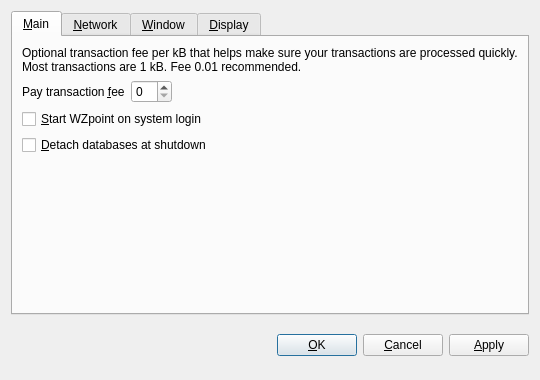
<?xml version="1.0" encoding="UTF-8"?>
<ui version="4.0">
 <class>OptionsDialog</class>
 <widget class="QDialog" name="OptionsDialog">
  <property name="geometry">
   <rect>
    <x>0</x>
    <y>0</y>
    <width>540</width>
    <height>380</height>
   </rect>
  </property>
  <property name="windowTitle">
   <string>Options</string>
  </property>
  <property name="modal">
   <bool>true</bool>
  </property>
  <layout class="QVBoxLayout" name="verticalLayout">
   <item>
    <widget class="QTabWidget" name="tabWidget">
     <property name="tabPosition">
      <enum>QTabWidget::North</enum>
     </property>
     <property name="currentIndex">
      <number>0</number>
     </property>
     <widget class="QWidget" name="tabMain">
      <attribute name="title">
       <string>&amp;Main</string>
      </attribute>
      <layout class="QVBoxLayout" name="verticalLayout_Main">
       <item>
        <widget class="QLabel" name="transactionFeeInfoLabel">
         <property name="text">
          <string>Optional transaction fee per kB that helps make sure your transactions are processed quickly. Most transactions are 1 kB. Fee 0.01 recommended.</string>
         </property>
         <property name="textFormat">
          <enum>Qt::PlainText</enum>
         </property>
         <property name="wordWrap">
          <bool>true</bool>
         </property>
        </widget>
       </item>
       <item>
        <layout class="QHBoxLayout" name="horizontalLayout_Main">
         <item>
          <widget class="QLabel" name="transactionFeeLabel">
           <property name="text">
            <string>Pay transaction &amp;fee</string>
           </property>
           <property name="textFormat">
            <enum>Qt::PlainText</enum>
           </property>
           <property name="buddy">
            <cstring>transactionFee</cstring>
           </property>
          </widget>
         </item>
         <item>
          <widget class="BitcoinAmountField" name="transactionFee"/>
         </item>
         <item>
          <spacer name="horizontalSpacer_Main">
           <property name="orientation">
            <enum>Qt::Horizontal</enum>
           </property>
           <property name="sizeHint" stdset="0">
            <size>
             <width>40</width>
             <height>20</height>
            </size>
           </property>
          </spacer>
         </item>
        </layout>
       </item>
       <item>
        <widget class="QCheckBox" name="bitcoinAtStartup">
         <property name="toolTip">
          <string>Automatically start WZpoint after logging in to the system.</string>
         </property>
         <property name="text">
          <string>&amp;Start WZpoint on system login</string>
         </property>
        </widget>
       </item>
       <item>
        <widget class="QCheckBox" name="detachDatabases">
         <property name="toolTip">
          <string>Detach block and address databases at shutdown. This means they can be moved to another data directory, but it slows down shutdown. The wallet is always detached.</string>
         </property>
         <property name="text">
          <string>&amp;Detach databases at shutdown</string>
         </property>
        </widget>
       </item>
       <item>
        <spacer name="verticalSpacer_Main">
         <property name="orientation">
          <enum>Qt::Vertical</enum>
         </property>
         <property name="sizeHint" stdset="0">
          <size>
           <width>20</width>
           <height>40</height>
          </size>
         </property>
        </spacer>
       </item>
      </layout>
     </widget>
     <widget class="QWidget" name="tabNetwork">
      <attribute name="title">
       <string>&amp;Network</string>
      </attribute>
      <layout class="QVBoxLayout" name="verticalLayout_Network">
       <item>
        <widget class="QCheckBox" name="mapPortUpnp">
         <property name="toolTip">
          <string>Automatically open the WZpoint client port on the router. This only works when your router supports UPnP and it is enabled.</string>
         </property>
         <property name="text">
          <string>Map port using &amp;UPnP</string>
         </property>
        </widget>
       </item>
       <item>
        <widget class="QCheckBox" name="connectSocks">
         <property name="toolTip">
          <string>Connect to the WZpoint network through a SOCKS proxy (e.g. when connecting through Tor).</string>
         </property>
         <property name="text">
          <string>&amp;Connect through SOCKS proxy:</string>
         </property>
        </widget>
       </item>
       <item>
        <layout class="QHBoxLayout" name="horizontalLayout_Network">
         <item>
          <widget class="QLabel" name="proxyIpLabel">
           <property name="text">
            <string>Proxy &amp;IP:</string>
           </property>
           <property name="textFormat">
            <enum>Qt::PlainText</enum>
           </property>
           <property name="buddy">
            <cstring>proxyIp</cstring>
           </property>
          </widget>
         </item>
         <item>
          <widget class="QValidatedLineEdit" name="proxyIp">
           <property name="maximumSize">
            <size>
             <width>140</width>
             <height>16777215</height>
            </size>
           </property>
           <property name="toolTip">
            <string>IP address of the proxy (e.g. 127.0.0.1)</string>
           </property>
          </widget>
         </item>
         <item>
          <widget class="QLabel" name="proxyPortLabel">
           <property name="text">
            <string>&amp;Port:</string>
           </property>
           <property name="textFormat">
            <enum>Qt::PlainText</enum>
           </property>
           <property name="buddy">
            <cstring>proxyPort</cstring>
           </property>
          </widget>
         </item>
         <item>
          <widget class="QLineEdit" name="proxyPort">
           <property name="maximumSize">
            <size>
             <width>55</width>
             <height>16777215</height>
            </size>
           </property>
           <property name="toolTip">
            <string>Port of the proxy (e.g. 9050)</string>
           </property>
          </widget>
         </item>
         <item>
          <widget class="QLabel" name="socksVersionLabel">
           <property name="text">
            <string>SOCKS &amp;Version:</string>
           </property>
           <property name="textFormat">
            <enum>Qt::PlainText</enum>
           </property>
           <property name="buddy">
            <cstring>socksVersion</cstring>
           </property>
          </widget>
         </item>
         <item>
          <widget class="QValueComboBox" name="socksVersion">
           <property name="toolTip">
            <string>SOCKS version of the proxy (e.g. 5)</string>
           </property>
          </widget>
         </item>
         <item>
          <spacer name="horizontalSpacer_Network">
           <property name="orientation">
            <enum>Qt::Horizontal</enum>
           </property>
           <property name="sizeHint" stdset="0">
            <size>
             <width>40</width>
             <height>20</height>
            </size>
           </property>
          </spacer>
         </item>
        </layout>
       </item>
       <item>
        <spacer name="verticalSpacer_Network">
         <property name="orientation">
          <enum>Qt::Vertical</enum>
         </property>
         <property name="sizeHint" stdset="0">
          <size>
           <width>20</width>
           <height>40</height>
          </size>
         </property>
        </spacer>
       </item>
      </layout>
     </widget>
     <widget class="QWidget" name="tabWindow">
      <attribute name="title">
       <string>&amp;Window</string>
      </attribute>
      <layout class="QVBoxLayout" name="verticalLayout_Window">
       <item>
        <widget class="QCheckBox" name="minimizeToTray">
         <property name="toolTip">
          <string>Show only a tray icon after minimizing the window.</string>
         </property>
         <property name="text">
          <string>&amp;Minimize to the tray instead of the taskbar</string>
         </property>
        </widget>
       </item>
       <item>
        <widget class="QCheckBox" name="minimizeOnClose">
         <property name="toolTip">
          <string>Minimize instead of exit the application when the window is closed. When this option is enabled, the application will be closed only after selecting Quit in the menu.</string>
         </property>
         <property name="text">
          <string>M&amp;inimize on close</string>
         </property>
        </widget>
       </item>
       <item>
        <spacer name="verticalSpacer_Window">
         <property name="orientation">
          <enum>Qt::Vertical</enum>
         </property>
         <property name="sizeHint" stdset="0">
          <size>
           <width>20</width>
           <height>40</height>
          </size>
         </property>
        </spacer>
       </item>
      </layout>
     </widget>
     <widget class="QWidget" name="tabDisplay">
      <attribute name="title">
       <string>&amp;Display</string>
      </attribute>
      <layout class="QVBoxLayout" name="verticalLayout_Display">
       <item>
        <layout class="QHBoxLayout" name="horizontalLayout_1_Display">
         <item>
          <widget class="QLabel" name="langLabel">
           <property name="text">
            <string>User Interface &amp;language:</string>
           </property>
           <property name="textFormat">
            <enum>Qt::PlainText</enum>
           </property>
           <property name="buddy">
            <cstring>lang</cstring>
           </property>
          </widget>
         </item>
         <item>
          <widget class="QValueComboBox" name="lang">
           <property name="toolTip">
            <string>The user interface language can be set here. This setting will take effect after restarting WZpoint.</string>
           </property>
          </widget>
         </item>
        </layout>
       </item>
       <item>
        <layout class="QHBoxLayout" name="horizontalLayout_2_Display">
         <item>
          <widget class="QLabel" name="unitLabel">
           <property name="text">
            <string>&amp;Unit to show amounts in:</string>
           </property>
           <property name="textFormat">
            <enum>Qt::PlainText</enum>
           </property>
           <property name="buddy">
            <cstring>unit</cstring>
           </property>
          </widget>
         </item>
         <item>
          <widget class="QValueComboBox" name="unit">
           <property name="toolTip">
            <string>Choose the default subdivision unit to show in the interface and when sending coins.</string>
           </property>
          </widget>
         </item>
        </layout>
       </item>
       <item>
        <widget class="QCheckBox" name="displayAddresses">
         <property name="toolTip">
          <string>Whether to show WZpoint addresses in the transaction list.</string>
         </property>
         <property name="text">
          <string>&amp;Display addresses in transaction list</string>
         </property>
        </widget>
       </item>
       <item>
        <widget class="QCheckBox" name="coinControlFeatures">
         <property name="toolTip">
          <string>Whether to show coin control features or not.</string>
         </property>
         <property name="text">
          <string>Display coin &amp;control features (experts only!)</string>
         </property>
        </widget>
       </item>
       <item>
        <spacer name="verticalSpacer_Display">
         <property name="orientation">
          <enum>Qt::Vertical</enum>
         </property>
         <property name="sizeHint" stdset="0">
          <size>
           <width>20</width>
           <height>40</height>
          </size>
         </property>
        </spacer>
       </item>
      </layout>
     </widget>
    </widget>
   </item>
   <item>
    <layout class="QHBoxLayout" name="horizontalLayout_Buttons">
     <item>
      <spacer name="horizontalSpacer_1">
       <property name="orientation">
        <enum>Qt::Horizontal</enum>
       </property>
       <property name="sizeHint" stdset="0">
        <size>
         <width>40</width>
         <height>48</height>
        </size>
       </property>
      </spacer>
     </item>
     <item>
      <widget class="QLabel" name="statusLabel">
       <property name="font">
        <font>
         <weight>75</weight>
         <bold>true</bold>
        </font>
       </property>
       <property name="text">
        <string/>
       </property>
       <property name="textFormat">
        <enum>Qt::PlainText</enum>
       </property>
       <property name="wordWrap">
        <bool>true</bool>
       </property>
      </widget>
     </item>
     <item>
      <spacer name="horizontalSpacer_2">
       <property name="orientation">
        <enum>Qt::Horizontal</enum>
       </property>
       <property name="sizeHint" stdset="0">
        <size>
         <width>40</width>
         <height>48</height>
        </size>
       </property>
      </spacer>
     </item>
     <item>
      <widget class="QPushButton" name="okButton">
       <property name="text">
        <string>&amp;OK</string>
       </property>
      </widget>
     </item>
     <item>
      <widget class="QPushButton" name="cancelButton">
       <property name="text">
        <string>&amp;Cancel</string>
       </property>
       <property name="autoDefault">
        <bool>false</bool>
       </property>
      </widget>
     </item>
     <item>
      <widget class="QPushButton" name="applyButton">
       <property name="text">
        <string>&amp;Apply</string>
       </property>
       <property name="autoDefault">
        <bool>false</bool>
       </property>
      </widget>
     </item>
    </layout>
   </item>
  </layout>
 </widget>
 <customwidgets>
  <customwidget>
   <class>BitcoinAmountField</class>
   <extends>QSpinBox</extends>
   <header>bitcoinamountfield.h</header>
  </customwidget>
  <customwidget>
   <class>QValueComboBox</class>
   <extends>QComboBox</extends>
   <header>qvaluecombobox.h</header>
  </customwidget>
  <customwidget>
   <class>QValidatedLineEdit</class>
   <extends>QLineEdit</extends>
   <header>qvalidatedlineedit.h</header>
  </customwidget>
 </customwidgets>
 <resources/>
 <connections/>
</ui>
